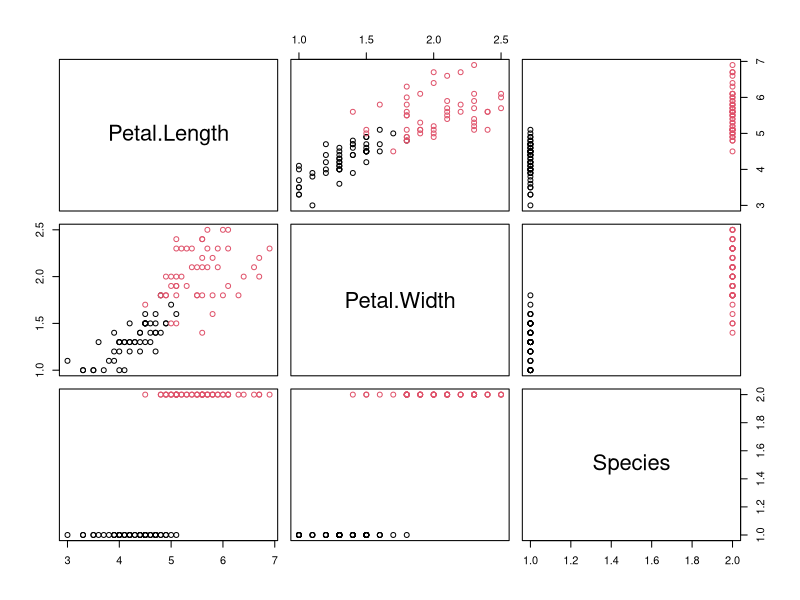

R code for this plot:
# fisherの線形判別分析
# Rにデフォルトで入っているiris（アヤメ）のデータを使う

data(iris)

# 必要なデータだけを抜き出す
# 今回はversicolorとvirginicaを線形判別したい
dat <- iris[iris$Species %in% c('versicolor', "virginica"), #-------------> どこの行を抜くか（TRUEの箇所だけ残す）
            c("Petal.Length", "Petal.Width", "Species")] #----------------> どこの列を抜くか
dat$Species <- factor(dat$Species,levels = c("versicolor","virginica")) #-> speciesからsetosaを取り除く

# 上の処理が何をしているかわかりやすく
iris$Species %in% c('versicolor', "virginica") #---------------> boolianが返ってくる
factor(dat$Species,levels = c("versicolor","virginica")) #-----> factor型のラベルを明示的に選択

summary(dat)

# 可視化すると線形で判別できそうかどうかがだいたいあたりをつけられる
plot(dat, col=dat$Species)  
# Petalが大きいのがvirginica
# 線形で分類できそうに思える



#線形判別分析の実行
library(MASS)

# 判別分析は、lda関数で線形判別分析の実行
result <- lda(Species ~ ., data = dat)
result$scaling
#------結果------------------------------#
#                    LD1
# Petal.Length 0.8712821
# Petal.Width  2.9247035
#----------------------------------------#

# 判別得点の計算
sum(result$scaling * dat[1, c("Petal.Length", "Petal.Width")])# 目的変数だけ取り除く

# 予測のための修正
# speciesで分けて、それぞれ平均を算出
group_mean <- aggregate(.~Species, dat, mean)
# 説明変数だけを行列にする
group_center <- as.matrix(group_mean[, c("Petal.Length", "Petal.Width")]) %*% result$scaling
# ２つの判別得点の平均を算出しておく
mean(group_center)


# 【最終的な判別得点】
# 判別得点からそれぞれの平均をひき、０を中心として判別得点と比較できるようにする
sum(result$scaling * dat[1, c("Petal.Length", "Petal.Width")]) - mean(group_center)



# 上記式をlda関数で実施、全てのサンプルに対して判別得点を付与する
pred <- predict(result, dat[,c("Petal.Length", "Petal.Width")])
pred

pred$class  #予測ラベル
dat$Species #正解ラベル

#正誤チェック
pred$class == dat$Species #------> trueは予測と実際が同じもの
sum(pred$class == dat$Species)#--> trueは1、falseは0として計算されるので、trueの数がわかる

#正解率の計算　二式は同じ意味
sum(pred$class == dat$Species) / 100
mean(pred$class == dat$Species)


# 群間分散と群内分散を計算してみる---------------------------------------------------

# 群間分散の行列S_Bの計算
type_mean <- aggregate(.~Species, dat, mean)
type_mean <- type_mean[,c("Petal.Length", "Petal.Width")] # spiceiesのカラムを削除
type_mean

diff <- as.numeric(type_mean[1,]-type_mean[2,]) #群平均の引き算
diff

dbg <- diff %*% t(diff)
dbg


# 群内分散の計算
ver_v <- cov(dat[dat$Species=="versicolor",c("Petal.Length", "Petal.Width")])
vir_v <- cov(dat[dat$Species=="virginica",c("Petal.Length", "Petal.Width")])

dwg <- 1/(100-2)*((50-1)*ver_v+(50-1)*vir_v)
dwg

# w1、w2を求める
# SW^(-1)SBの固有ベクトル
eigen(solve(dwg) %*% dbg) # solveは逆行列を求める関数



# 非線形判別分析
library(MASS)

result <- qda(Species~Petal.Length + Petal.Width, data = dat)
result

#予測をしてみる
pred <- predict(result, dat[1:10, c("Petal.Length", "Petal.Width")])
pred
